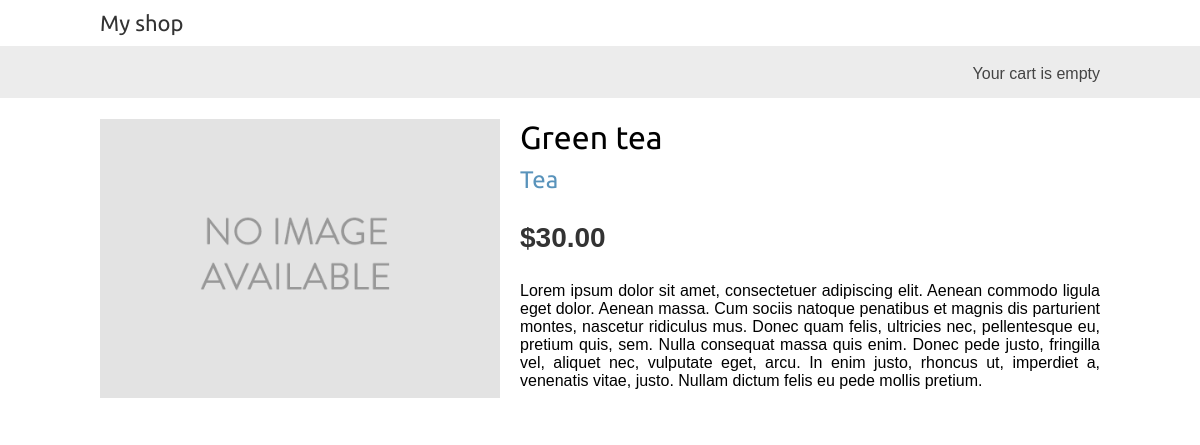
The page /shop/1/green-tea/ on the database its author committed.
### shop/models.py (models this page shows, shortened)
class Product(models.Model):
    class Meta:
        ordering = ['name']
        indexes = [
            models.Index(fields=['id', 'slug']),
            models.Index(fields=['name']),
            models.Index(fields=['-created']),
        ]
    category = models.ForeignKey(Category, related_name='products', on_delete=models.CASCADE)
    name = models.CharField(max_length=200)
    slug = models.SlugField(max_length=200)
    image = models.ImageField(upload_to='products/%Y/%m/%d', blank=True)
    description = models.TextField(blank=True)
    price = models.DecimalField(max_digits=10, decimal_places=2)
    available = models.BooleanField(default=True)
    created = models.DateTimeField(auto_now_add=True)
    updated = models.DateTimeField(auto_now=True)

class Category(models.Model):
    class Meta:
        ordering = ['name']
        indexes = [
            models.Index(fields=['name']),
        ]
        verbose_name = 'category'
        verbose_name_plural = 'categories'
    name = models.CharField(max_length=200)
    slug = models.SlugField(max_length=200, unique=True)
    def __str__(self):
        return self.name
    def get_absolute_url(self):
        return reverse('shop:product_list_by_category', args=[self.slug])

### shop/views.py (the view)
# urls.py: path('<int:id>/<slug:slug>/', views.product_detail, name='product_detail'),
def product_detail(request, id, slug):
    product = get_object_or_404(Product, id=id, slug=slug, available=True)
    return render(request, 'shop/product/detail.html', {'product': product})

### shop/templates/shop/product/detail.html (shortened to what this page needs)
{% extends "shop/base.html" %}
{% load static %}
{% block content %}
    <div class="product-detail">
        <img src="
                {% if product.image %}{{ product.image.url }}{% else %}{% static "img/no_image.png" %}{% endif %}"
             alt="{{ product.slug }}">
        <h1>{{ product.name }}</h1>
        <h2><a href="{{ product.category.get_absolute_url }}">{{ product.category }}</a></h2>
        <p class="price">${{ product.price }}</p>
        {{ product.description|linebreaks }}
    </div>
{% endblock %}

### shop/static/css/base.css (style rules this page uses)
body { margin:0; padding:0; font-family:helvetica, sans-serif; }
h1, h2, h3, h4, h5 , h6 { font-family: 'Ubuntu', sans-serif; font-weight:normal; }
a { text-decoration:none; color:#5993bb; }
.product-detail { text-align:justify; }
.product-detail .price { color:#333; font-size:28px; font-weight:bold; }
.product-detail img { width:40%; float:left; padding:0 20px 20px 0; }
.product-detail h1 { margin-bottom:0; }
.product-detail h2 { margin-top:10px; }

### rows shown on the page
Product: name "Green tea", category "Tea", price "30.00", description "Lorem ipsum dolor sit amet, consectetuer adipiscing elit. Aenean commodo ligula eget dolor. Aenean massa. Cum sociis natoque penatibus et magnis dis parturient montes, nascetur ridiculus mus. Donec quam felis, ultricies nec, pellentesque eu, pretium quis, sem. Nulla consequat massa quis enim. Donec pede justo, fringilla vel, aliquet nec, vulputate eget, arcu. In enim justo, rhoncus ut, imperdiet a, venenatis vitae, justo. Nullam dictum felis eu pede mollis pretium."
